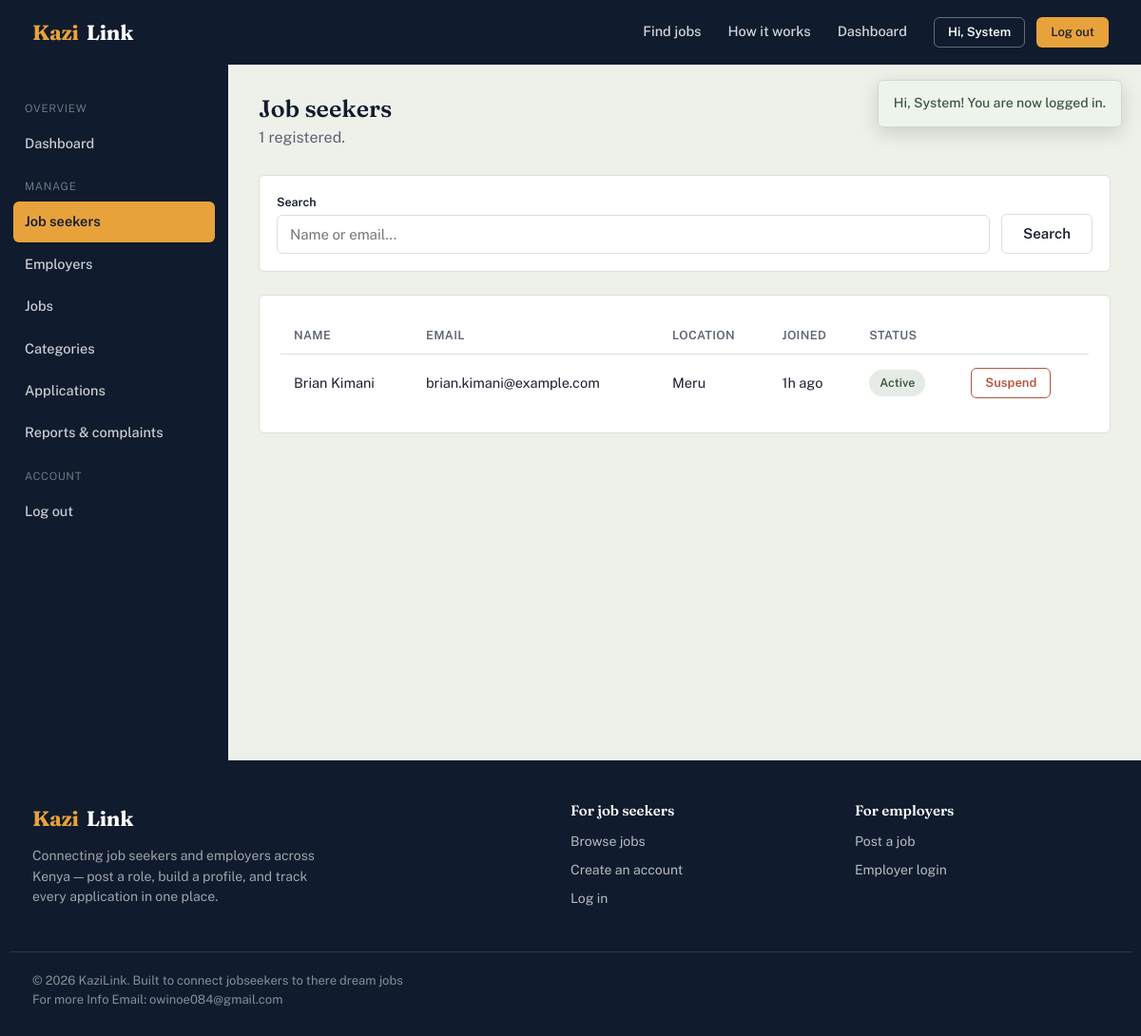
Screenshot of /admin/manage-seekers.php (signed in) with the database file from the repository.
### tables this page shows
CREATE TABLE users (
    user_id     INT AUTO_INCREMENT PRIMARY KEY,
    full_name   VARCHAR(100) NOT NULL,
    email       VARCHAR(100) NOT NULL UNIQUE,
    phone       VARCHAR(20),
    password    VARCHAR(255) NOT NULL,
    role        ENUM('job_seeker','employer','admin') NOT NULL,
    status      ENUM('active','suspended') NOT NULL DEFAULT 'active',
    created_at  TIMESTAMP DEFAULT CURRENT_TIMESTAMP
);

CREATE TABLE job_seekers (
    seeker_id            INT AUTO_INCREMENT PRIMARY KEY,
    user_id              INT NOT NULL UNIQUE,
    location             VARCHAR(100),
    gender               VARCHAR(20),
    professional_summary TEXT,
    profile_photo        VARCHAR(255),
    FOREIGN KEY (user_id) REFERENCES users(user_id) ON DELETE CASCADE
);

### includes/functions.php (called while the page is built, shortened)
<?php
function e(?string $value): string
{
    return htmlspecialchars($value ?? '', ENT_QUOTES, 'UTF-8');
}
function get_flashes(): array
{
    $flashes = $_SESSION['flash'] ?? [];
    return $flashes;
}
function time_ago(string $datetime): string
{
    $timestamp = strtotime($datetime);
    $diff = time() - $timestamp;
    if ($diff < 86400) return floor($diff / 3600) . 'h ago';
    return date('d M Y', $timestamp);
}
function status_pill_class(string $status): string
{
    $status = strtolower($status);
    return match (true) {
        in_array($status, ['active', 'accepted', 'approved', 'shortlisted']) => 'pill-success',
        in_array($status, ['pending', 'under review', 'applied']) => 'pill-pending',
        in_array($status, ['rejected', 'closed', 'suspended', 'dismissed']) => 'pill-danger',
        in_array($status, ['interview']) => 'pill-info',
        default => 'pill-neutral',
    };
}

### includes/auth.php (called while the page is built, shortened)
<?php
function current_user_id(): ?int
{
    return $_SESSION['user_id'] ?? null;
}
function current_user(): ?array
{
    $db = getDB();
    $stmt = $db->prepare('SELECT * FROM users WHERE user_id = ?');
    $stmt->execute([current_user_id()]);
    $cached = $stmt->fetch() ?: null;
    return $cached;
}

### admin/manage-seekers.php (the view, shortened to what this page needs)
<?php
$db = getDB();
$q = trim($_GET['q'] ?? '');
$sql = "SELECT u.*, js.location FROM users u JOIN job_seekers js ON js.user_id = u.user_id WHERE u.role = 'job_seeker'";
$params = [];
$sql .= ' ORDER BY u.created_at DESC';
$stmt = $db->prepare($sql);
$stmt->execute($params);
$seekers = $stmt->fetchAll();
$base = '../';
include __DIR__ . '/../includes/header.php';
?>
<div class="dash-shell">
  <?php include __DIR__ . '/../includes/sidebar-admin.php'; ?>
  <main class="dash-main">
    <div class="dash-header"><div><h1>Job seekers</h1><p><?= count($seekers) ?> registered.</p></div></div>
    <form method="get" class="filter-bar" style="grid-template-columns: 1fr auto;">
      <div class="form-group" style="margin:0;"><label>Search</label><input type="text" name="q" value="<?= e($q) ?>" placeholder="Name or email..."></div>
      <div><button type="submit" class="btn btn-outline">Search</button></div>
    </form>
    <div class="card">
      <div class="card-body table-scroll">
        <?php if ($seekers): ?>
          <table class="data-table">
            <thead><tr><th>Name</th><th>Email</th><th>Location</th><th>Joined</th><th>Status</th><th></th></tr></thead>
            <tbody>
            <?php foreach ($seekers as $s): ?>
              <tr>
                <td class="row-title"><?= e($s['full_name']) ?></td>
                <td><?= e($s['email']) ?></td>
                <td><?= e($s['location'] ?: '—') ?></td>
                <td><?= time_ago($s['created_at']) ?></td>
                <td><span class="pill <?= status_pill_class($s['status']) ?>"><?= e(ucfirst($s['status'])) ?></span></td>
                <td>
                  <form method="post" data-confirm="<?= $s['status'] === 'active' ? 'Suspend' : 'Reactivate' ?> this account?">
                    <button type="submit" name="toggle_status" class="btn btn-sm <?= $s['status'] === 'active' ? 'btn-danger' : 'btn-success' ?>"><?= $s['status'] === 'active' ? 'Suspend' : 'Reactivate' ?></button>
                  </form>
                </td>
              </tr>
            <?php endforeach; ?>
            </tbody>
          </table>
        <?php else: ?>
          <div class="empty-state"><h3>No job seekers found</h3></div>
        <?php endif; ?>
      </div>
    </div>
  </main>
</div>
<?php include __DIR__ . '/../includes/footer.php'; ?>

### includes/header.php (shortened to what this page needs)
<?php
$base = $base ?? '';
$user = current_user();
?>
<!DOCTYPE html>
<html lang="en">
<head>
<link rel="stylesheet" href="<?= e($base) ?>assets/css/style.css">
</head>
<body>
<?php $flashes = get_flashes(); if ($flashes): ?>
<div class="flash-stack">
  <?php foreach ($flashes as $f): ?>
    <div class="flash flash-<?= e($f['type']) ?>"><?= e($f['message']) ?></div>
  <?php endforeach; ?>
</div>
<?php endif; ?>
<header class="site-header">
  <div class="container">
    <a href="<?= e($base) ?>index.php" class="brand"><span class="brand-mark">Kazi</span>Link</a>
    <nav class="main-nav">
      <a href="<?= e($base) ?>jobs.php">Find jobs</a>
      <a href="<?= e($base) ?>index.php#how-it-works">How it works</a>
      <?php if ($user): ?>
        <?php if ($user['role'] === 'job_seeker'): ?>
          <a href="<?= e($base === '' ? 'seeker/' : '') ?>dashboard.php">Dashboard</a>
        <?php elseif ($user['role'] === 'employer'): ?>
          <a href="<?= e($base === '' ? 'employer/' : '') ?>dashboard.php">Dashboard</a>
        <?php elseif ($user['role'] === 'admin'): ?>
          <a href="<?= e($base === '' ? 'admin/' : '') ?>dashboard.php">Dashboard</a>
        <?php endif; ?>
        <div class="nav-actions">
          <span class="btn btn-outline-light btn-sm" style="pointer-events:none;">Hi, <?= e(explode(' ', $user['full_name'])[0]) ?></span>
          <a href="<?= e($base) ?>logout.php" class="btn btn-primary btn-sm">Log out</a>
        </div>
      <?php endif; ?>
    </nav>
  </div>
</header>

### rows the page displays
users: full_name "System"
job_seekers: user.full_name "Brian Kimani", user.email "brian.kimani@example.com", location "Meru", user.created_at "1h ago", user.status "Active"

### other values shown
$f['message'] "Hi, System! You are now logged in."
count($seekers) "1"
